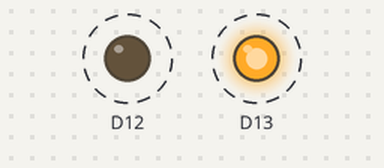
Recording of a program running on a simulated STM32 Nucleo. Shown: output pins drawn as LEDs (lit = HIGH). Dashed ring = blinking. What the program prints to the serial monitor is not drawn.

Above: at 0.2 s.
Timing chart, 0 to 3.0 s (numbered marks = the images above):
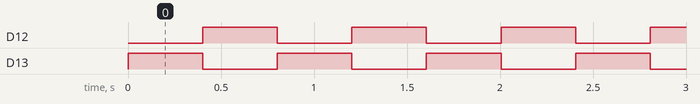

Measured:
- by itself, D12, D13: alternates HIGH for 0.40 s and LOW for 0.40 s

The program:

main.cpp
```cpp
#include <Arduino.h>
#include <STM32FreeRTOS.h>

void tA(void *pvParameters);
void tB(void *pvParameters);
SemaphoreHandle_t sem1;
SemaphoreHandle_t sem2;

void vklopiLed(int n){
  digitalWrite(13, LOW);
  digitalWrite(12, LOW);
  digitalWrite(n, HIGH);
}

void ugasniLed(){
  digitalWrite(13, LOW);
  digitalWrite(12, LOW);
}


void setup() {
  pinMode(13, OUTPUT);
  pinMode(12, OUTPUT);
  Serial.begin(115200);
  Serial.println("Satrt...");
  sem1 = xSemaphoreCreateMutex();
  xSemaphoreGive(sem1);
  sem2 = xSemaphoreCreateMutex();
  xSemaphoreGive(sem2);
  xTaskCreate(tA, "ta", 128, NULL, 2, NULL);
  xTaskCreate(tB, "ta", 128, NULL, 2, NULL);
  vTaskStartScheduler();
}

void loop() {
}

void tA(void *pvParameters){
  while(1){
    if(xSemaphoreTake(sem1, 10)==pdTRUE){
      xSemaphoreGive(sem1);
      vklopiLed(12);
      vTaskDelay(200);
      if(xSemaphoreTake(sem2, 10)==pdTRUE){
        Serial.println("task A");
        delay(200);
        xSemaphoreGive(sem2);
      }
    }
  }
}

void tB(void *pvParameters){
  while(1){
    if(xSemaphoreTake(sem2, 10)==pdTRUE){
      xSemaphoreGive(sem2);
      vklopiLed(13);
      vTaskDelay(200);
      if(xSemaphoreTake(sem1, 10)==pdTRUE){
        Serial.println("task B");
        delay(200);
        xSemaphoreGive(sem1);
      }
    }
  }
}
```
